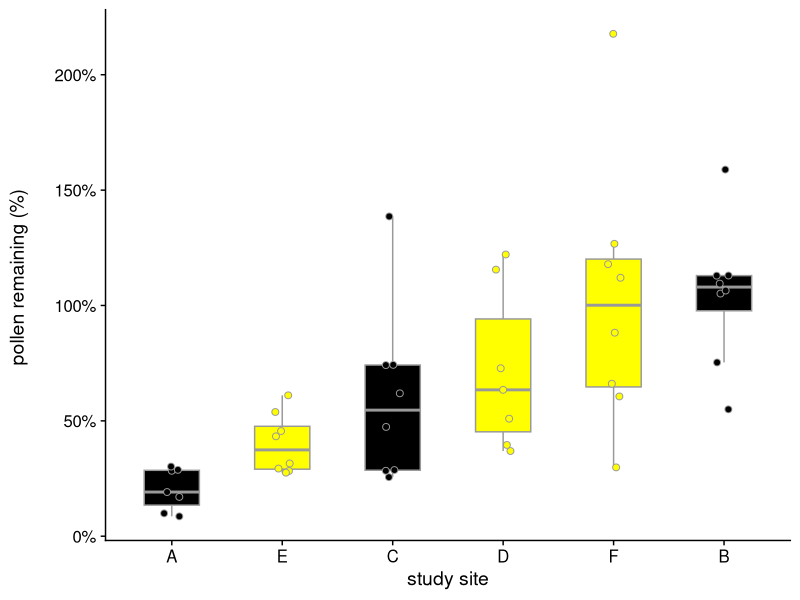
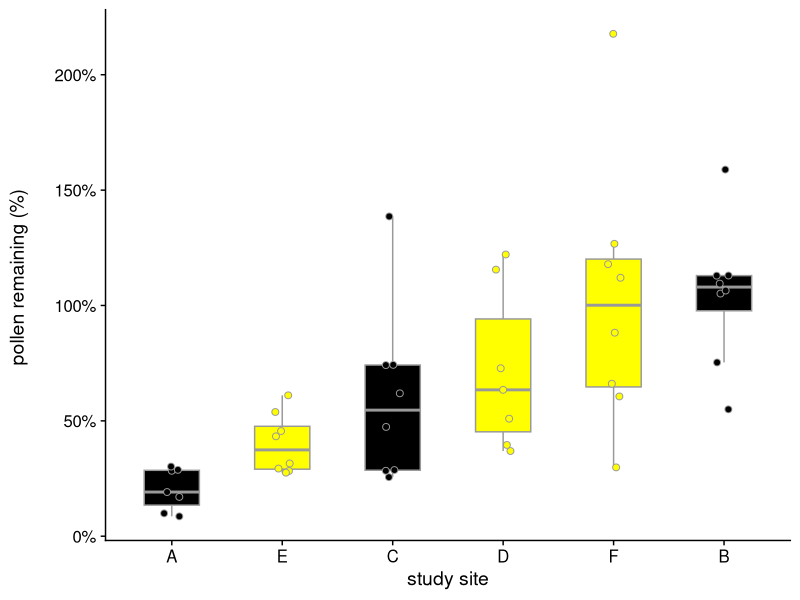
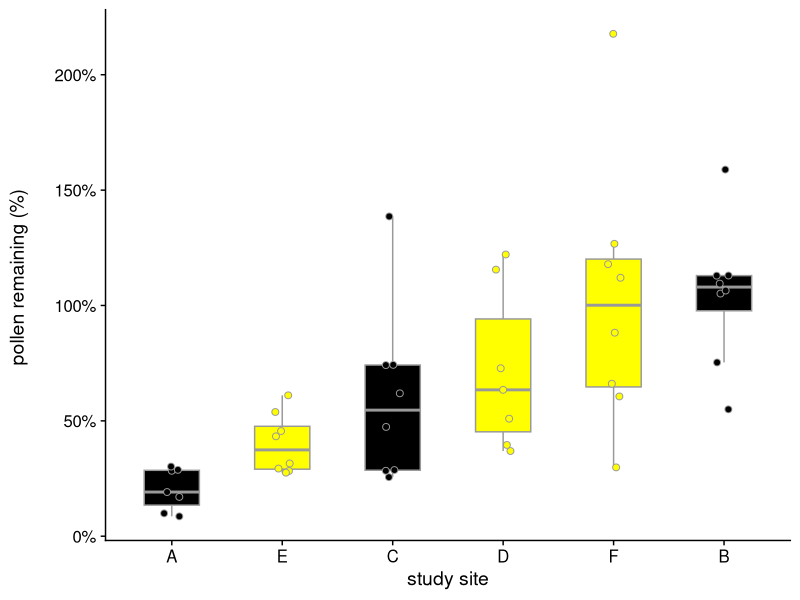

The R source for these figures, in order:
# Heli Juottonen 2019-2022 heli.juottonen@alumni.helsinki.fi
# R scripts for Elsi Hietaranta's willow manuscript
# https://github.com/helijuottonen/elsiwillow

# 5: pollen remaining by site  / honeybees (Fig. 4)

# Disclaimer: I'm a self-taught R user. I try my very best to make sure that the scripts work, but I do not 
# guarantee that they are correct, make sense or follow any kind of best practices. Use at your own risk!

library(ggplot2)
library(cowplot)

# read in pollen data
pol <- read.csv2("data/pollen_fig4.csv", header=T)

# rename sites to match manuscript names (I checked that the outcome is correct)
pol$Site <- as.factor(pol$Site)
levels(pol$Site)
levels(pol$Site) <- c("A", "B", "C", "D", "E", "F")

# plotting
pol_plot <- ggplot(pol, aes(x=reorder(Site, trt_ratio_casy, FUN=median), y=trt_ratio_casy, fill=honeybees)) +
  geom_boxplot(color="grey60", outlier.shape=NA, width=0.5) +
  geom_point(position=position_jitterdodge(jitter.width=0.15), shape=21, color="grey60", size=2, aes(fill=honeybees)) +
  labs(y="pollen remaining (%) \n", x="study site") +
  scale_fill_manual(values=c("yellow", "black")) +
  #scale_x_discrete(labels=c("open", "bagged")) +
  guides(fill="none") +
  scale_y_continuous(labels = scales::percent_format(accuracy = 1)) +
  theme_cowplot(14)

pol_plot

pol_plot
pdf("plots/Fig4_pol_plot.pdf")
print(pol_plot)
dev.off()

